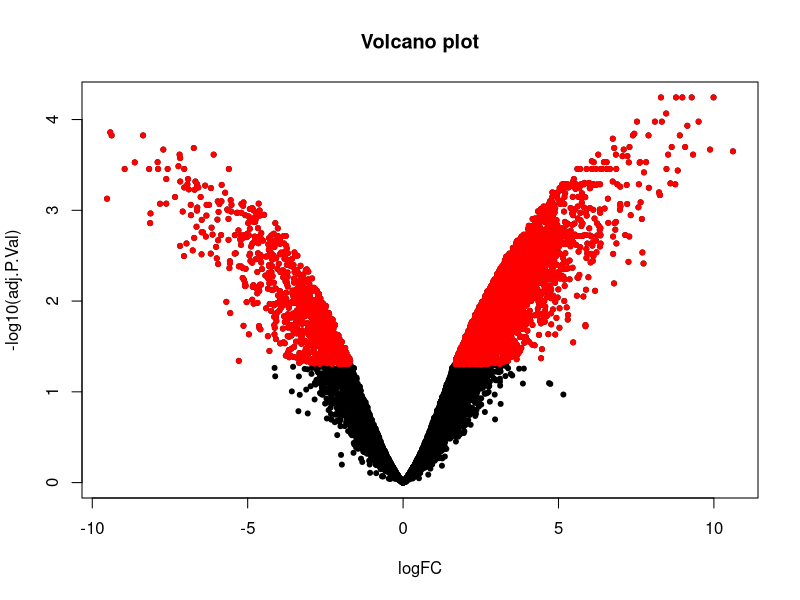

The R script that drew this image:
## ---- chunk 1

library(limma)

rawcount <- read.table("featurecounts.txt", header=TRUE)
rownames(rawcount) <- rawcount$GENEID
rawcount <- rawcount[, -1]
rawcount <- subset(rawcount, rowSums(rawcount) > 0) # remove genes with zeros in all samples
phenotype <- read.table("phenotype.txt", header=TRUE)

## ---- chunk 2

normcount <- log2(as.matrix(rawcount) + 1) # make log2 + 1 transformation

fit <- lmFit(normcount, model.matrix(~ phenotype$group))
fit <- eBayes(fit)
toptable <- topTable(fit, number=nrow(normcount))
deresult <- toptable[, c(1, 4, 5)]
deresult$gene <- rownames(deresult)
deresult <- deresult[, c(4, 1:3)]

write.table(deresult, "deresult.txt", quote=FALSE, sep="\t", row.names=FALSE)

with(deresult, plot(logFC, -log10(adj.P.Val), pch=20, main="Volcano plot"))
with(subset(deresult, adj.P.Val < 0.05), points(logFC, -log10(adj.P.Val), pch=20, col="red"))

## ---- chunk 3

sum(deresult$adj.P.Val < 0.05)
